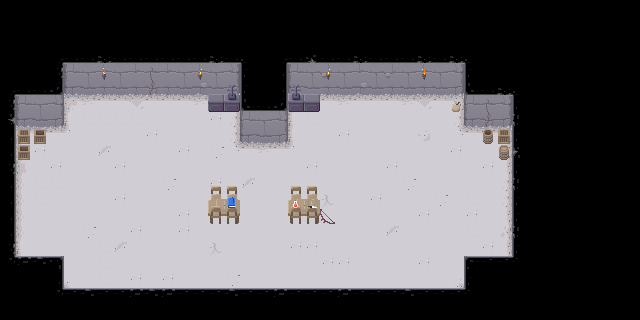

Below is a game level as drawn by its tile map, then a one-line description and the .tmx that defines it (tile-layer data replaced by summaries):
An orthogonal 40x20 tile map with 16x16 px tiles, 4 tile layers (Background, mid, top, Foreground), 2 tilesets and 4 objects.

<map version="1.0" tiledversion="2018.07.13" orientation="orthogonal" renderorder="right-down" width="40" height="20" tilewidth="16" tileheight="16" infinite="0" nextlayerid="22" nextobjectid="38">
 <properties>
  <property name="backgroundZ" type="int" value="0" />
  <property name="foregroundZ" type="int" value="5" />
  <property name="mapscale" type="float" value="2.5" />
  <property name="startx" type="int" value="16" />
  <property name="starty" type="int" value="8" />
 </properties>
 <tileset firstgid="1" source="Dungeon Tileset.tsx" />
 <tileset firstgid="1051" source="table.tsx" />
 <layer id="5" name="Background" width="40" height="20">
  <properties>
   <property name="zLevel" type="int" value="0" />
  </properties>
  <data>[800 cells, 800 non-empty, 56 distinct tile ids]</data>
 </layer>
 <layer id="11" name="mid" width="40" height="20">
  <properties>
   <property name="zLevel" type="int" value="3" />
  </properties>
  <data>[800 cells, 22 non-empty, 14 distinct tile ids]</data>
 </layer>
 <layer id="16" name="top" width="40" height="20">
  <properties>
   <property name="zLevel" type="int" value="4" />
  </properties>
  <data>[800 cells, 13 non-empty, 8 distinct tile ids]</data>
 </layer>
 <layer id="12" name="Foreground" width="40" height="20">
  <properties>
   <property name="zLevel" type="int" value="5" />
  </properties>
  <data>[800 cells, 74 non-empty, 10 distinct tile ids]</data>
 </layer>
 <objectgroup id="20" name="outerWall">
  <object id="28" x="64" y="96">
   <polygon points="0,0 144,0 144,16 176,16 176,48 224,48 224,16 256,16 256,0 384,0 384,16 400,16 400,32 416,32 416,48 432,48 432,64 448,64 448,160 448,192 400,192 400,224 0,224 0,192 -48,192 -48,160 -48,64 -32,64 -32,48 -16,48 -16,32 0,32" />
  </object>
 </objectgroup>
 <objectgroup id="21" name="obstacles">
  <object id="31" x="208" y="192" width="32" height="32" />
  <object id="32" x="288" y="192" width="32" height="32" />
  <object id="36" x="80" y="160" width="64" height="64">
   <ellipse />
  </object>
 </objectgroup>
</map>
